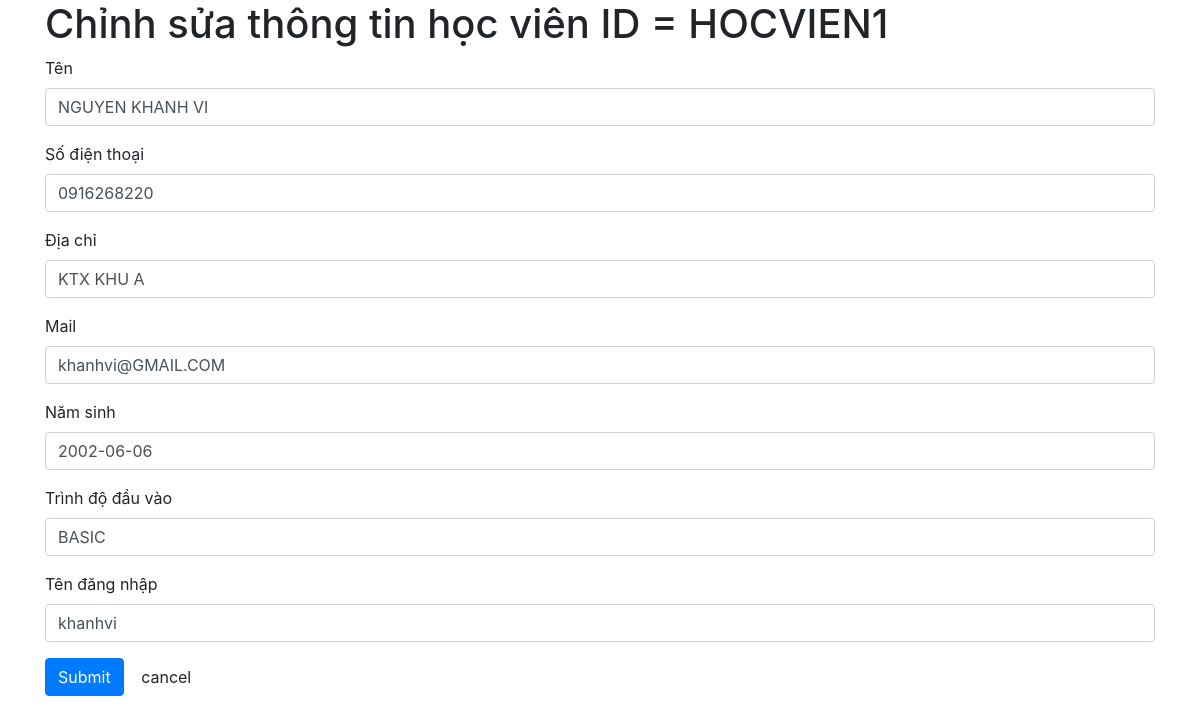
The page /php/edithocvien.php?ID=HOCVIEN1 on the database its author committed.
### tables this page shows
CREATE TABLE HOCVIEN(
ID CHAR(50) NOT NULL,
TEN VARCHAR(30) NOT NULL,
SDT CHAR(10) ,
DIACHI VARCHAR(50),
MAIL VARCHAR(30),
NAMSINH DATE,
TRINHDODAUVAO VARCHAR(5),
TENDANGNHAP VARCHAR(30) NOT NULL,
PRIMARY KEY(ID)
);

### php/edithocvien.php (the view, shortened to what this page needs)
<?php
    require_once 'connection.php';
    $ID=$_GET['ID'];
    $edit = "SELECT * from hocvien where ID='$ID' order by ID";
    $result = mysqli_query($conn, $edit);
    $row= mysqli_fetch_assoc($result);
?>
<!DOCTYPE html>
<html lang="en">
<head>
    <link rel="stylesheet" href="https://cdn.jsdelivr.net/npm/bootstrap@4.6.2/dist/css/bootstrap.min.css">
</head>
<body>
<div class="container">
    <h1 class="title">Chỉnh sửa thông tin học viên ID = <?php echo $ID?></h1>
    <form action="updatehocvien.php" method="post">
      <div class="form-group">
        <label for="thoigian">Tên</label>
        <input  class="form-control" id="ten" name="ten" value ="<?php echo $row['TEN']?>">
      </div>
      <div class="form-group">
        <label for="voucher">Số điện thoại</label>
        <input class="form-control" id="sdt" name="sdt" value ="<?php echo $row['SDT']?>">
      </div>
      <div class="form-group">
        <label for="state">Địa chỉ</label>
        <input class="form-control" id="address" name="address" value ="<?php echo $row['DIACHI']?>">
      </div>
      <div class="form-group">
        <label for="state">Mail</label>
        <input class="form-control" id="mail" name="mail" value ="<?php echo $row['MAIL']?>">
      </div>
      <div class="form-group">
        <label for="state">Năm sinh</label>
        <input class="form-control" id="dayBorn" name="dayBorn" value ="<?php echo $row['NAMSINH']?>">
      </div>
      <div class="form-group">
        <label for="state">Trình độ đầu vào</label>
        <input class="form-control" id="level" name="level" value ="<?php echo $row['TRINHDODAUVAO']?>">
      </div>
      <div class="form-group">
        <label for="state">Tên đăng nhập</label>
        <input class="form-control" id="tendangnhap" name="tendangnhap" value ="<?php echo $row['TENDANGNHAP']?>">
      </div>
      <button onclick="return confirm('Bạn muốn lưu thay đổi?')" type="submit" class="btn btn-primary">Submit</button>
      <a href="hocvien.php" class="btn ">cancel</a>
    </form>
</div>
</body>

### rows shown on the page
hocvien: ten "NGUYEN KHANH VI", sdt "0916268220", address "KTX KHU A", mail "khanhvi@GMAIL.COM", dayBorn "2002-06-06", level "BASIC", tendangnhap "khanhvi"

### other values the page prints
$ID "HOCVIEN1"
